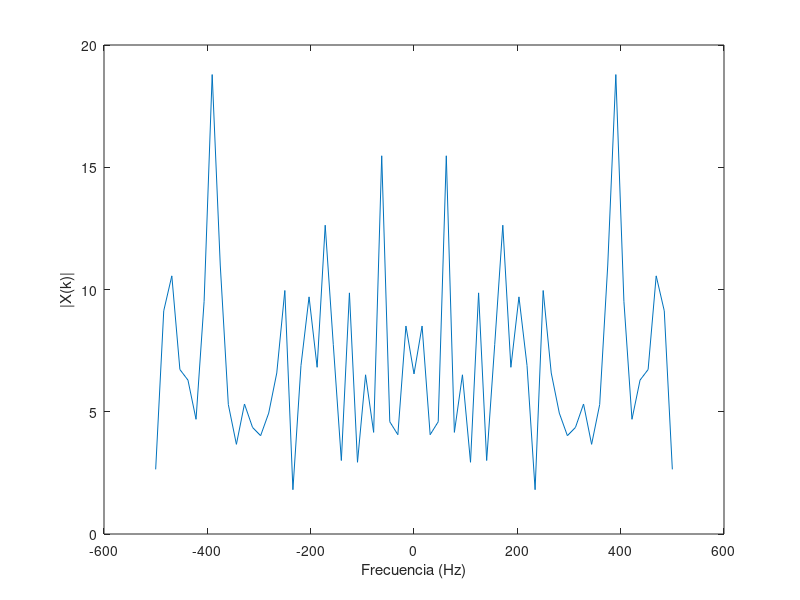

The MATLAB script that drew this image: (Note: this script raises an error after producing the figure.)
%%%%%%%%%%%%%%%%%%%%%%%%%%%%%%%%%%%%%%%%%%%%%%%%%%%%%%%%%%%%
%%%%%%%%%%%%%%  PARTE 1: Convolución Circular %%%%%%%%%%%%%%
%%%%%%%%%%%%%%%%%%%%%%%%%%%%%%%%%%%%%%%%%%%%%%%%%%%%%%%%%%%%


% PREGUNTA 1

% Parámetros
N = 65;        % Longitud de x[n], puede ajustarse
Ts = 1e-3;     % Periodo de muestreo

% Generar señal aleatoria x[n]
x = randn(N, 1);

% Calcular su espectro X(k)
X = fftshift(fft(x));

% Vector de frecuencia para graficar
Fs = 1/Ts;
f = linspace(-Fs/2, Fs/2, N);

% Graficar el espectro de x[n]
figure;
plot(f, abs(X));
xlabel("Frecuencia (Hz)");
ylabel("|X(k)|");
xline(0)
title("Espectro de x[n]");


% PREGUNTA 2

% Respuesta al impulso del canal h[n]
h = [-0.1, 0.3, -0.5, 0.7, -0.9, 0.7, -0.5, 0.3, -0.1]';

% Llenar con ceros h[n] hasta longitud N
h_padded = [h; zeros(N - length(h), 1)];

% Calcular su espectro H(k)
H = fftshift(fft(h_padded));

% Graficar el espectro de h[n]
figure;
plot(f, abs(H));
xlabel("Frecuencia (Hz)");
ylabel("|H(k)|");
title("Espectro de h[n]");


% PREGUNTA 3

% Convolución lineal
y = conv(x, h);

% Calcular su FFT de N puntos
Y = fftshift(fft(y, N));

% Graficar el espectro de y[n]
figure;
plot(f, abs(Y));
xlabel("Frecuencia (Hz)");
ylabel("|Y(k)|");
title("Espectro de y[n] (Convolución Lineal)");

% Convolución circular
yc = cconv(x, h, N);  % Convolución circular de N puntos

% Calcular su espectro Yc(k)
Yc = fftshift(fft(yc));

% Graficar el espectro de yc[n]
figure;
plot(f, abs(Yc));
xlabel("Frecuencia (Hz)");
ylabel("|Y_c(k)|");
title("Espectro de y_c[n] (Convolución Circular)");


% PREGUNTA 4

% Calcular el producto X(k) * H(k)
XH = X .* H;

% Comparación entre X(k)*H(k) y Y(k)
figure;
subplot(2,1,1);
plot(f, abs(XH), f, abs(Y));
xlabel("Frecuencia (Hz)");
ylabel("Magnitud");
title("Comparación de X(k)*H(k) y Y(k)");
legend("|X(k)*H(k)|", "|Y(k)|");

% Comparación entre X(k)*H(k) y Yc(k)
subplot(2,1,2);
plot(f, abs(XH), f, abs(Yc));
xlabel("Frecuencia (Hz)");
ylabel("Magnitud");
title("Comparación de X(k)*H(k) y Y_c(k)");
legend("|X(k)*H(k)|", "|Y_c(k)|");

% Longitud del prefijo cíclico (debe ser >= longitud de h[n]-1)
L = length(h) - 1;

% Construir prefijo cíclico a partir de las últimas L muestras de x[n]
cyclic_prefix = x(end-L+1:end);

% Extender x[n] con prefijo cíclico
x_ext = [cyclic_prefix; x];

% Longitud óptima del prefijo cíclico es L = length(h) - 1 = 10
fprintf("Longitud elegida del prefijo cíclico: %d\n", L);

% Convolución lineal con la señal extendida
y_ext = conv(x_ext, h);

% Eliminar las primeras L muestras para extraer el resultado de la convolución circular
yc_extracted = y_ext(L+1:L+N);

% Verificar que yc extraído coincide con la convolución circular yc
difference = max(abs(yc - yc_extracted));
fprintf("Diferencia máxima entre yc y yc extraído: %e\n", difference);

%%%%%%%%%%%%%%%%%%%%%%%%%%%%%%%%%%%%%%%%%%%%%%%%%%%%%%%%%%%%
%%%%%%%%%%%%%%%%%%  PARTE 2: Ecualización %%%%%%%%%%%%%%%%%%
%%%%%%%%%%%%%%%%%%%%%%%%%%%%%%%%%%%%%%%%%%%%%%%%%%%%%%%%%%%%

% Parámetros de OFDM
NFFT = 128;           % Tamaño de FFT
Ncp = 16;             % Longitud del prefijo cíclico (varía según el caso)
Nofdm = 100;          % Número de símbolos OFDM
Nsub = 10;            % Número de subportadoras de datos
modOrder = 4;         % Modulación QPSK (número M-ario)

% Respuesta al impulso del canal h[n]
h = [0, -0.1, 0.3, -0.5, 0.7, -0.9, 0.7, -0.5, 0.3, -0.1, 0]';


% Respuesta de frecuencia ideal del canal
H = fft(h, NFFT);

% Generar bits aleatorios
numBits = Nsub * Nofdm * log2(modOrder);
bits = randi([0 1], numBits, 1);

%%%%%%%%%%%%%%%%%%%%%%%%%%%%%%%%%%%%%%%%%%%%%%%%%%%%%%%%%%%%
%%%%%%%%%%%%  PARTE A: Intervalo de guarda con 0 %%%%%%%%%%%%%%%%%%
%%%%%%%%%%%%%%%%%%%%%%%%%%%%%%%%%%%%%%%%%%%%%%%%%%%%%%%%%%%%

% Actualizar Ncp para este caso
Ncp = 16;

% Modulación QPSK
symbols = moduladorQPSK(bits);

% Remodelar símbolos en subportadoras x símbolos OFDM
symbols_matrix = reshape(symbols, Nsub, Nofdm);

% Inicializar la matriz de símbolos OFDM
X = zeros(NFFT, Nofdm);

% Mapear símbolos a subportadoras
X(2:Nsub+1, :) = symbols_matrix;

% Modulación OFDM (IFFT)
ofdm_symbols = ifft(X, NFFT);

% Agregar intervalo de guarda lleno de ceros
ofdm_with_guard = [zeros(Ncp, Nofdm); ofdm_symbols];

% Serializar los símbolos OFDM
s = ofdm_with_guard(:);

% Transmitir a través del canal
s_rx = conv(s, h);
s_rx = s_rx(1:length(s));

% Remodelar la señal recibida
s_rx_matrix = reshape(s_rx, NFFT + Ncp, Nofdm);

% Eliminar el intervalo de guarda
received_symbols = s_rx_matrix(Ncp+1:end, :);

% Demodulación OFDM (FFT)
Y = fft(received_symbols, NFFT);

size(Y)
size(repmat(H.', 1, Nofdm))

% Ecualización en el dominio de frecuencia
Y_eq = Y ./ repmat(H, 1, Nofdm);

% Extraer las subportadoras de datos
received_data = Y_eq(2:Nsub+1, :);
received_data = received_data(:);

% Demodulación QPSK
received_bits = demoduladorQPSK(received_data);

% Calcular BER
num_errors = sum(bits ~= received_bits);
bit_error_rate = num_errors / numBits;
fprintf("Caso a) BER con intervalo de guarda en cero: %f\n", bit_error_rate);

% Diagrama de constelación
figure;
subplot(1,2,1);
plot(real(symbols), imag(symbols), "o");
title("Constelación Transmitida");
xlabel("En Fase");
ylabel("En Cuadratura");
axis square;

subplot(1,2,2);
plot(real(received_data), imag(received_data), "o");
title("Constelación Recibida (Caso a)");
xlabel("En Fase");
ylabel("En Cuadratura");
axis square;

%%%%%%%%%%%%%%%%%%%%%%%%%%%%%%%%%%%%%%%%%%%%%%%%%%%%%%%%%%%%
%%%%%%%%%%%%  PARTE B: Intervalo de guarda con 0 %%%%%%%%%%%%%%%%%%
%%%%%%%%%%%%%%%%%%%%%%%%%%%%%%%%%%%%%%%%%%%%%%%%%%%%%%%%%%%%

% Actualizar Ncp para el Caso b)
Ncp = 4;  % Longitud del prefijo cíclico menor al canal

% Modulación QPSK
symbols_b = moduladorQPSK(bits);

% Remodelar símbolos en subportadoras x símbolos OFDM
symbols_matrix_b = reshape(symbols_b, Nsub, Nofdm);

% Inicializar la matriz de símbolos OFDM
X_b = zeros(NFFT, Nofdm);

% Mapear símbolos a subportadoras
X_b(2:Nsub+1, :) = symbols_matrix_b;

% Modulación OFDM (IFFT)
ofdm_symbols_b = ifft(X_b, NFFT);

% Agregar prefijo cíclico (copia de las últimas Ncp muestras)
cyclic_prefix_b = ofdm_symbols_b(end-Ncp+1:end, :);
ofdm_with_cp_b = [cyclic_prefix_b; ofdm_symbols_b];

% Serializar los símbolos OFDM
s_b = ofdm_with_cp_b(:);

% Transmitir a través del canal
s_rx_b = conv(s_b, h);
s_rx_b = s_rx_b(1:length(s_b));

% Remodelar la señal recibida
s_rx_matrix_b = reshape(s_rx_b, NFFT + Ncp, Nofdm);

% Eliminar el prefijo cíclico
received_symbols_b = s_rx_matrix_b(Ncp+1:end, :);

% Demodulación OFDM (FFT)
Y_b = fft(received_symbols_b, NFFT);

% Ecualización en el dominio de frecuencia
Y_eq_b = Y_b ./ repmat(H, 1, Nofdm);

% Extraer las subportadoras de datos
received_data_b = Y_eq_b(2:Nsub+1, :);
received_data_b = received_data_b(:);

% Demodulación QPSK
received_bits_b = demoduladorQPSK(received_data_b);

% Calcular BER
num_errors_b = sum(bits ~= received_bits_b);
bit_error_rate_b = num_errors_b / numBits;
fprintf("Caso b) BER con prefijo cíclico corto: %f\n", bit_error_rate_b);

% Diagrama de constelación
figure;
subplot(1,2,1);
plot(real(symbols_b), imag(symbols_b), "o");
title("Constelación Transmitida");
xlabel("En Fase");
ylabel("En Cuadratura");
axis square;

subplot(1,2,2);
plot(real(received_data_b), imag(received_data_b), "o");
title("Constelación Recibida (Caso b)");
xlabel("En Fase");
ylabel("En Cuadratura");
axis square;

%%%%%%%%%%%%%%%%%%%%%%%%%%%%%%%%%%%%%%%%%%%%%%%%%%%%%%%%%%%%
%%%%%%%%%%%%  PARTE C:  %%%%%%%%%%%%%%%%%%
%%%%%%%%%%%%%%%%%%%%%%%%%%%%%%%%%%%%%%%%%%%%%%%%%%%%%%%%%%%%

% Actualizar Ncp para el Caso c)
Ncp = 16;  % Longitud del prefijo cíclico igual o mayor al canal

% Modulación QPSK
symbols_c = moduladorQPSK(bits);

% Remodelar símbolos en subportadoras x símbolos OFDM
symbols_matrix_c = reshape(symbols_c, Nsub, Nofdm);

% Inicializar la matriz de símbolos OFDM
X_c = zeros(NFFT, Nofdm);

% Mapear símbolos a subportadoras
X_c(2:Nsub+1, :) = symbols_matrix_c;

% Modulación OFDM (IFFT)
ofdm_symbols_c = ifft(X_c, NFFT);

% Agregar prefijo cíclico (copia de las últimas Ncp muestras)
cyclic_prefix_c = ofdm_symbols_c(end-Ncp+1:end, :);
ofdm_with_cp_c = [cyclic_prefix_c; ofdm_symbols_c];

% Serializar los símbolos OFDM
s_c = ofdm_with_cp_c(:);

% Transmitir a través del canal
s_rx_c = conv(s_c, h);
s_rx_c = s_rx_c(1:length(s_c));

% Remodelar la señal recibida
s_rx_matrix_c = reshape(s_rx_c, NFFT + Ncp, Nofdm);

% Eliminar el prefijo cíclico
received_symbols_c = s_rx_matrix_c(Ncp+1:end, :);

% Demodulación OFDM (FFT)
Y_c = fft(received_symbols_c, NFFT);

% Ecualización en el dominio de frecuencia
Y_eq_c = Y_c ./ repmat(H, 1, Nofdm);

% Extraer las subportadoras de datos
received_data_c = Y_eq_c(2:Nsub+1, :);
received_data_c = received_data_c(:);

% Demodulación QPSK
received_bits_c = demoduladorQPSK(received_data_c);

% Calcular BER
num_errors_c = sum(bits ~= received_bits_c);
bit_error_rate_c = num_errors_c / numBits;
fprintf("Caso c) BER con prefijo cíclico suficiente: %f\n", bit_error_rate_c);

% Diagrama de constelación
figure;
subplot(1,2,1);
plot(real(symbols_c), imag(symbols_c), "o");
title("Constelación Transmitida");
xlabel("En Fase");
ylabel("En Cuadratura");
axis square;

subplot(1,2,2);
plot(real(received_data_c), imag(received_data_c), "o");
title("Constelación Recibida (Caso c)");
xlabel("En Fase");
ylabel("En Cuadratura");
axis square;
